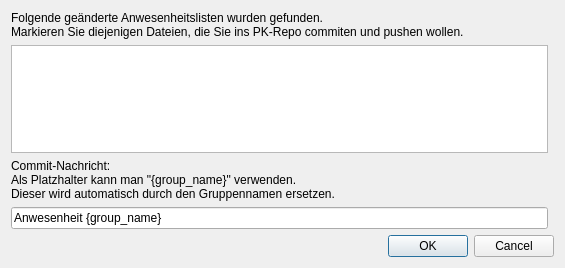
<?xml version="1.0" encoding="UTF-8"?>
<ui version="4.0">
 <class>GitDialog</class>
 <widget class="QDialog" name="GitDialog">
  <property name="geometry">
   <rect>
    <x>0</x>
    <y>0</y>
    <width>565</width>
    <height>268</height>
   </rect>
  </property>
  <property name="windowTitle">
   <string>Commit und Push</string>
  </property>
  <layout class="QGridLayout" name="gridLayout">
   <item row="2" column="0">
    <widget class="QLabel" name="commit_message_label">
     <property name="text">
      <string>&lt;html&gt;&lt;head/&gt;&lt;body&gt;&lt;p&gt;Commit-Nachricht: &lt;br&gt;Als Platzhalter kann man &amp;quot;{group_name}&amp;quot; verwenden. &lt;br&gt;Dieser wird automatisch durch den Gruppennamen ersetzen.&lt;/p&gt;&lt;/body&gt;&lt;/html&gt;</string>
     </property>
    </widget>
   </item>
   <item row="4" column="0" colspan="2">
    <widget class="QDialogButtonBox" name="button_box">
     <property name="orientation">
      <enum>Qt::Horizontal</enum>
     </property>
     <property name="standardButtons">
      <set>QDialogButtonBox::Cancel|QDialogButtonBox::Ok</set>
     </property>
    </widget>
   </item>
   <item row="1" column="0">
    <widget class="QListWidget" name="list_widget">
     <property name="editTriggers">
      <set>QAbstractItemView::NoEditTriggers</set>
     </property>
     <property name="selectionMode">
      <enum>QAbstractItemView::MultiSelection</enum>
     </property>
    </widget>
   </item>
   <item row="0" column="0">
    <widget class="QLabel" name="explanation_label">
     <property name="text">
      <string>&lt;html&gt;&lt;head/&gt;&lt;body&gt;&lt;p&gt;Folgende geänderte Anwesenheitslisten wurden gefunden.&lt;br&gt;Markieren Sie diejenigen Dateien, die Sie ins PK-Repo commiten und pushen wollen. &lt;/p&gt;&lt;/body&gt;&lt;/html&gt;</string>
     </property>
    </widget>
   </item>
   <item row="3" column="0">
    <widget class="QLineEdit" name="commit_message_line_edit">
     <property name="text">
      <string>Anwesenheit {group_name}</string>
     </property>
    </widget>
   </item>
  </layout>
 </widget>
 <resources/>
 <connections>
  <connection>
   <sender>button_box</sender>
   <signal>accepted()</signal>
   <receiver>GitDialog</receiver>
   <slot>accept()</slot>
   <hints>
    <hint type="sourcelabel">
     <x>248</x>
     <y>254</y>
    </hint>
    <hint type="destinationlabel">
     <x>157</x>
     <y>274</y>
    </hint>
   </hints>
  </connection>
  <connection>
   <sender>button_box</sender>
   <signal>rejected()</signal>
   <receiver>GitDialog</receiver>
   <slot>reject()</slot>
   <hints>
    <hint type="sourcelabel">
     <x>316</x>
     <y>260</y>
    </hint>
    <hint type="destinationlabel">
     <x>286</x>
     <y>274</y>
    </hint>
   </hints>
  </connection>
 </connections>
</ui>
